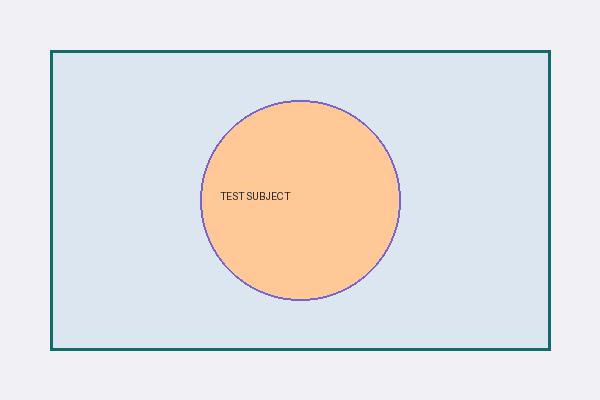
#> input picture backend/tests/fixtures/sample_test.jpg, 600 x 400 px
$ python -i ela.py   (imports and definitions only)
#> lines starting #> are read from the running program, lines starting #| are printed output that depends on the picture
#> further down, picture is the input picture: PIL image 600x400 RGB; mean R, G, B 227.5, 226.7, 227.6
import os
import io
import uuid
import numpy as np
from PIL import Image, ImageChops, ImageEnhance
from app.core.config import settings

def perform_ela(image: Image.Image, quality: int = 90, scale: int = 15) -> tuple[float, str, dict]:
    """
    Performs real Error Level Analysis (ELA).
    Saves image at a standard JPEG quality level, computes the absolute difference,
    and amplifies the difference to reveal compression inconsistencies.
    Returns:
        (ela_score: float, heatmap_filename: str, details: dict)
    """
#> called with quality = 90, scale = 15
    # Convert image to RGB if needed
    if image.mode != "RGB":
        img_rgb = image.convert("RGB")
    else:
        img_rgb = image.copy()

    # Resize max dimension to 1024 for consistent forensic calculation if very large
    max_dim = 1024
    w, h = img_rgb.size
#> w = 600; h = 400
    if max(w, h) > max_dim:
        ratio = max_dim / max(w, h)
        img_rgb = img_rgb.resize((int(w * ratio), int(h * ratio)), Image.Resampling.LANCZOS)

    # Resave in-memory at defined JPEG compression
    buffer = io.BytesIO()
    img_rgb.save(buffer, "JPEG", quality=quality)
    buffer.seek(0)
    recompressed = Image.open(buffer)

    # Calculate difference
    diff = ImageChops.difference(img_rgb, recompressed)

    # Amplify difference for human visualization
    extrema = diff.getextrema()
#> extrema = ((0, 18), (0, 17), (0, 38))
    max_diff = max([ex[1] for ex in extrema])
#> max_diff = 38
    if max_diff == 0:
        max_diff = 1

    # Scale difference for visual heatmap
    scale_factor = 255.0 / max_diff if max_diff < (255 / scale) else scale
#> scale_factor = 15
    enhancer = ImageEnhance.Brightness(diff)
    amplified_diff = enhancer.enhance(scale_factor)
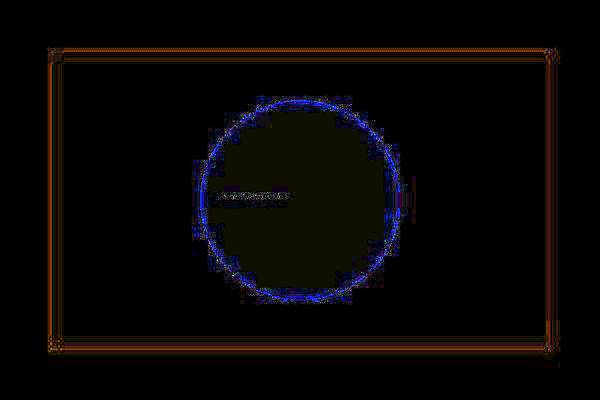
#> amplified_diff: PIL image 600x400 RGB; mean R, G, B 7.9, 5.2, 4.4

    # Generate heatmap color representation
    diff_np = np.array(diff).astype(np.float32)
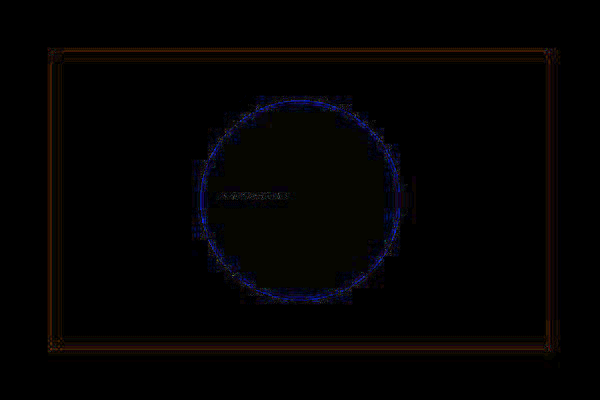
#> diff_np: shape (400, 600, 3) float32; mean R, G, B 0.5, 0.3, 0.3; drawn with min black and max white
    # Mean error per channel
    mean_error = np.mean(diff_np)
#> mean_error = 0.391
    std_error = np.std(diff_np)
#> std_error = 1.28

    # Divide into 8x8 blocks to check variance between blocks
    # High variance across blocks suggests localized editing or composited AI layers
    h_blocks = img_rgb.height // 32
#> h_blocks = 12
    w_blocks = img_rgb.width // 32
#> w_blocks = 18
    block_variances = []

    if h_blocks > 1 and w_blocks > 1:
        for i in range(h_blocks):
            for j in range(w_blocks):
                block = diff_np[i*32:(i+1)*32, j*32:(j+1)*32]
                block_variances.append(np.mean(block))
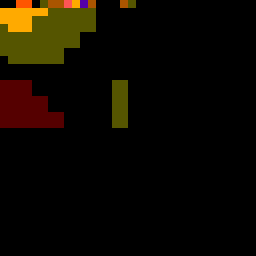
#> block: shape (32, 32, 3) float32 (shown 8 times larger); mean R, G, B 0.164, 0.104, 0.00293; drawn with min black and max white
#> after the loop, block_variances = 216 values, max 2.14 at index 155, min 0 at index 0, mean 0.424
        spatial_discrepancy = float(np.std(block_variances))
#> spatial_discrepancy = 0.536
    else:
        spatial_discrepancy = 0.0

    # Score normalized between 0 (uniform natural compression) and 1 (strong localized discrepancy)
    ela_anomaly_score = min(1.0, max(0.0, (spatial_discrepancy - 1.5) / 6.0))
#> ela_anomaly_score = 0

    # Save visual heatmap artifact
    heatmap_filename = f"ela_heatmap_{uuid.uuid4().hex[:12]}.jpg"
    heatmap_path = os.path.join(settings.ARTIFACTS_DIR, heatmap_filename)
    amplified_diff.save(heatmap_path, "JPEG", quality=85)

    details = {
        "mean_error": round(float(mean_error), 2),
        "error_std": round(float(std_error), 2),
        "spatial_discrepancy": round(float(spatial_discrepancy), 2),
        "compression_quality_test": quality,
        "interpretation": "High discrepancy across blocks indicates potential localized recompression or synthetic insertion."
    }

    return ela_anomaly_score, heatmap_filename, details

>>> from PIL import Image
>>> picture = Image.open('../../../tests/fixtures/sample_test.jpg')
>>> result = perform_ela(picture)
